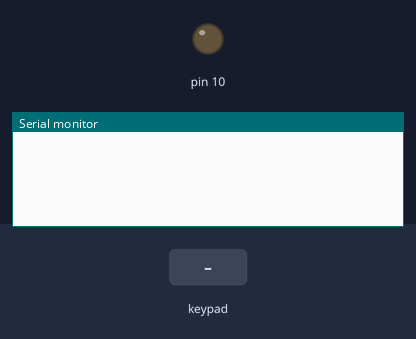
Bench run of a sketch on a simulated Arduino Uno, built with avr-gcc and run on an emulated ATmega328P. Parts: output pins drawn as LEDs (lit = HIGH), the last lines printed to the serial monitor. The test bench sets the inputs (shaded band).

Above: at 1.2 s.
1.3 s: key '1' pressed
At 2.5 s:
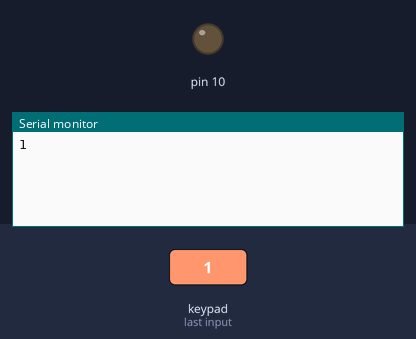
2.8 s: keypad keys 9 8 7 6 # pressed 0.4 s apart
At 5.1 s:
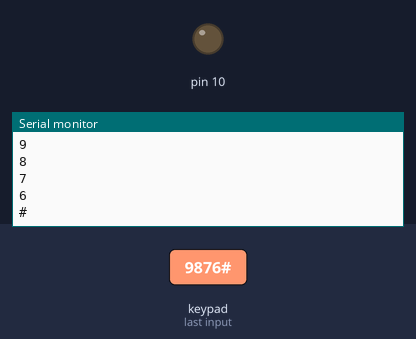
6.3 s: key 'B' pressed
At 6.7 s:
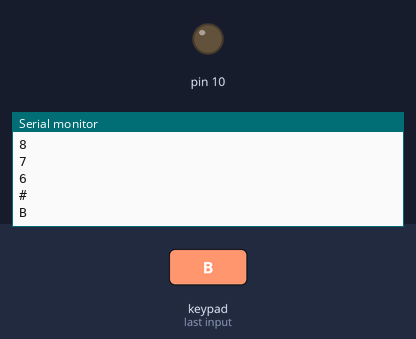
7.8 s: keypad keys 9 8 7 6 * pressed 0.4 s apart
At 10.4 s:
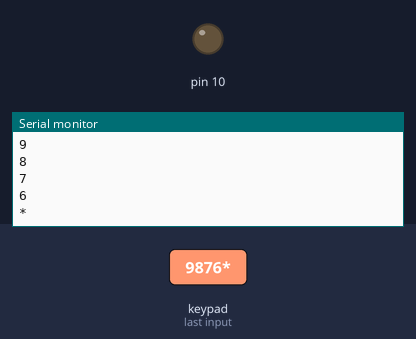
11.3 s: key 'C' pressed
At 11.7 s:
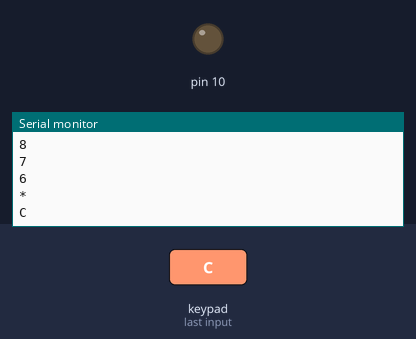
12.8 s: keypad keys 9 8 7 6 D pressed 0.4 s apart
At 15.3 s:
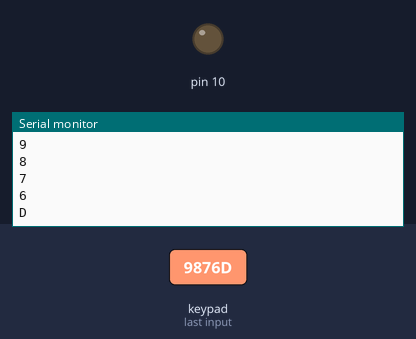
Timing chart, 0 to 16.8 s (numbered marks = the images above; inputs shaded):
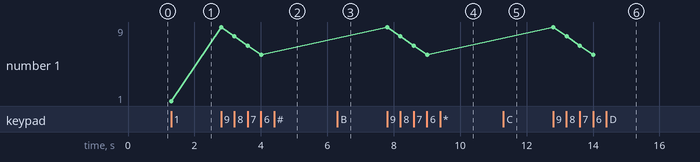

Measured:
- after the input at 1.3 s, the serial monitor: prints a new line at once (image 1)
- after the input at 2.8 s, the serial monitor: prints a new line at once (image 2)
- after the input at 6.3 s, the serial monitor: prints a new line at once (image 3)
- after the input at 7.8 s, the serial monitor: prints a new line at once (image 4)
- after the input at 11.3 s, the serial monitor: prints a new line at once (image 5)
- after the input at 12.8 s, the serial monitor: prints a new line at once (image 6)
- plotted number 1: 1 → 6 after the input at 2.8 s

The sketch:

4x4LED.ino
```cpp
#include <Keypad.h>

const byte numRows= 4; //number of rows on the keypad
const byte numCols= 4; //number of columns on the keypad

//keymap defines the key pressed according to the row and columns just as appears on the keypad
char keymap[numRows][numCols]=
{
{'1', '2', '3', "A"},
{4, '5', '6', 'B'},
{'7', '8', '9', 'C'},
{'*', '0', '#', 'D'}
};

//Code that shows the the keypad connections to the arduino terminals
byte rowPins[numRows] = {9,8,7,6}; //Rows 0 to 3
byte colPins[numCols]= {5,4,3,2}; //Columns 0 to 3

//initializes an instance of the Keypad class
Keypad myKeypad= Keypad(makeKeymap(keymap), rowPins, colPins, numRows, numCols);

const String password_3 = "4545B";   // change your password here
String input_password;

void setup()
{
  pinMode(10,OUTPUT);
Serial.begin(9600);
}

//If key is pressed, this key is stored in 'keypressed' variable
//If key is not equal to 'NO_KEY', then this key is printed out
//if count=17, then count is reset back to 0 (this means no key is pressed during the whole keypad scan process
void loop()
{
char keypressed = myKeypad.getKey();
if (keypressed != NO_KEY)
{

Serial.println(keypressed);
  switch (keypressed){
   case 1: //when you press the 1 button
        Serial.println(1);
        if (digitalRead(10) == LOW){
          Serial.println("LED 1 On");
          digitalWrite(10,HIGH);
        }
        else{
          Serial.println("Led 1 Off");
          digitalWrite(10,LOW);
        }
        break;
  }
}
}
```

Hello_OLED.cpp
```cpp
#include <Adafruit_SSD1306.h>

// Define the screen dimensions and OLED reset pin
#define SCREEN_WIDTH 128
#define SCREEN_HEIGHT 64
#define OLED_RESET -1

// Create an instance of the Adafruit SSD1306 display
Adafruit_SSD1306 display(SCREEN_WIDTH, SCREEN_HEIGHT, &Wire, OLED_RESET);

void setup() {
  // Initialize the serial communication for debugging
  Serial.begin(9600);

  // Initialize the OLED display
  if (!display.begin(SSD1306_SWITCHCAPVCC, 0x3C)) {
    Serial.println(F("SSD1306 allocation failed"));
    for(;;);
  }
  display.display(); // Display initialization
  delay(20);

  display.clearDisplay(); // Clear the display
  display.drawPixel(10, 10, WHITE); // Draw a white pixel at (10, 10)
  display.display(); // Show the pixel on the display
  delay(20);

  display.invertDisplay(true); // Invert the display (temporary)
  delay(10);
  display.invertDisplay(false); // Restore normal display
  delay(10);
}

void loop() {
  // Print "Hello" on the OLED display
  display.clearDisplay(); // Clear the display
  display.setTextSize(2); // Set text size
  display.setTextColor(WHITE); // Set text color to white
  display.setCursor(10, 10); // Set the text cursor position
  display.println("Hello"); // Print "Hello" on the display
  display.display(); // Show the text on the display

  // Your other code here (e.g., sensor readings, additional functionality)
}
```

Motion_Sensor.cpp
```cpp
#include <Adafruit_SSD1306.h>

// Define the screen dimensions and OLED reset pin
#define SCREEN_WIDTH 128
#define SCREEN_HEIGHT 64
#define OLED_RESET -1

// Create an instance of the Adafruit SSD1306 display
Adafruit_SSD1306 display(SCREEN_WIDTH, SCREEN_HEIGHT, &Wire, OLED_RESET);

// Define the PIR sensor pin
int pirPin = 2; // You can change this to the pin you've connected your PIR sensor to

void setup() {
  // Initialize the serial communication for debugging
  Serial.begin(9600);

  // Initialize the OLED display
  if (!display.begin(SSD1306_SWITCHCAPVCC, 0x3C)) {
    Serial.println(F("SSD1306 allocation failed"));
    for(;;);
  }
  display.display(); // Display initialization
  delay(20);

  pinMode(pirPin, INPUT); // Set the PIR sensor pin as INPUT

  display.clearDisplay(); // Clear the display
  display.display(); // Show the cleared display
  delay(20);
}

void loop() {
  // Read the state of the PIR sensor
  int pirState = digitalRead(pirPin);

  if (pirState == HIGH) {
    // Motion detected, display a message on the OLED
    display.clearDisplay();
    display.setTextSize(2);
    display.setTextColor(WHITE);
    display.setCursor(10, 10);
    display.println("Motion Detected");
    display.display();
    Serial.println("Motion Detected");
    delay(2000); // Display the message for 2 seconds
  } else {
    // No motion, clear the display
    display.clearDisplay();
    display.display();
  }

  // Your other code here (e.g., additional functionality)
}
```
